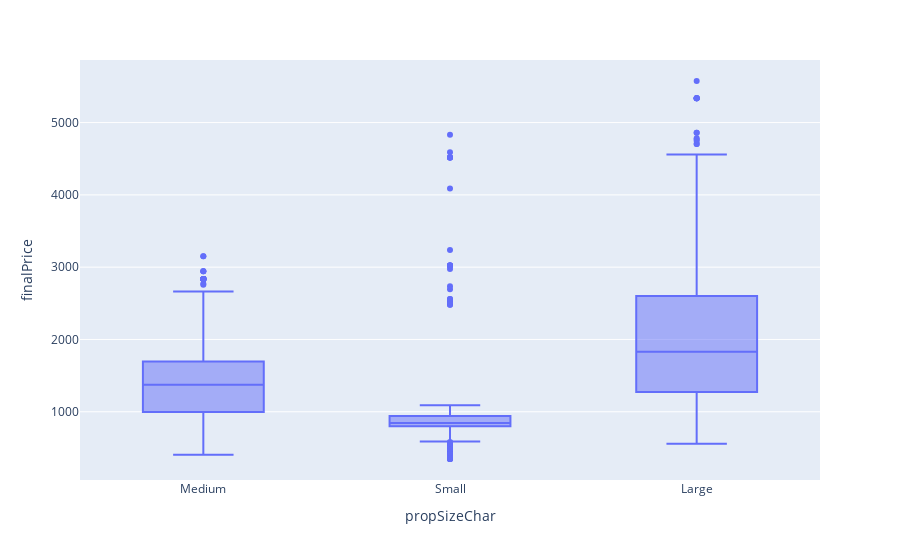
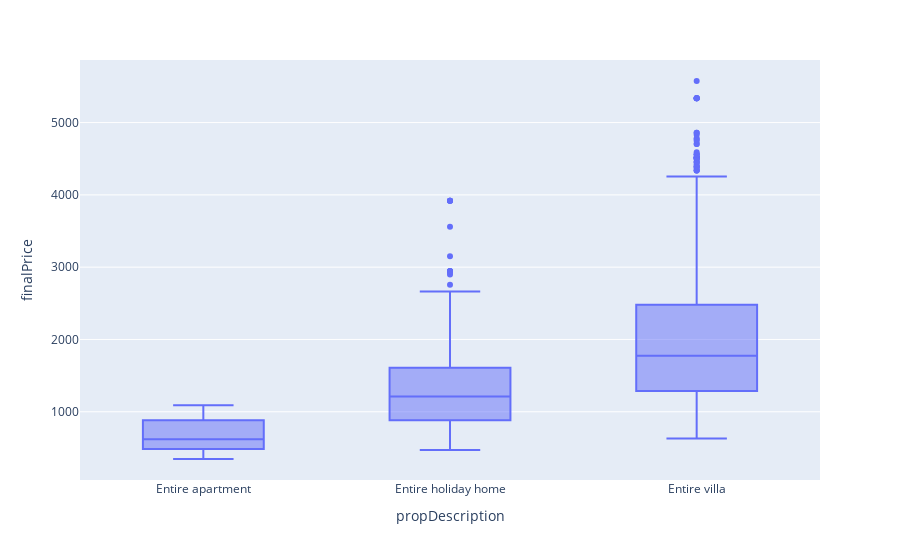
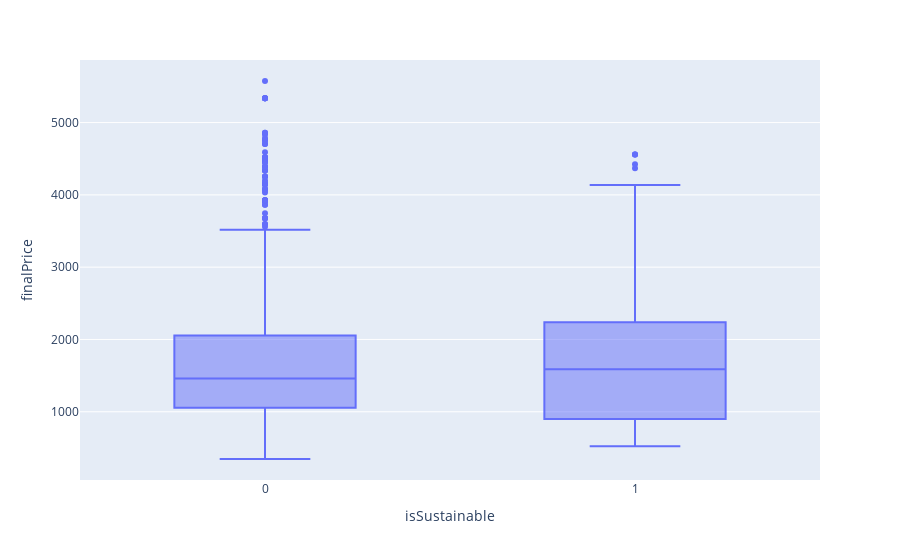
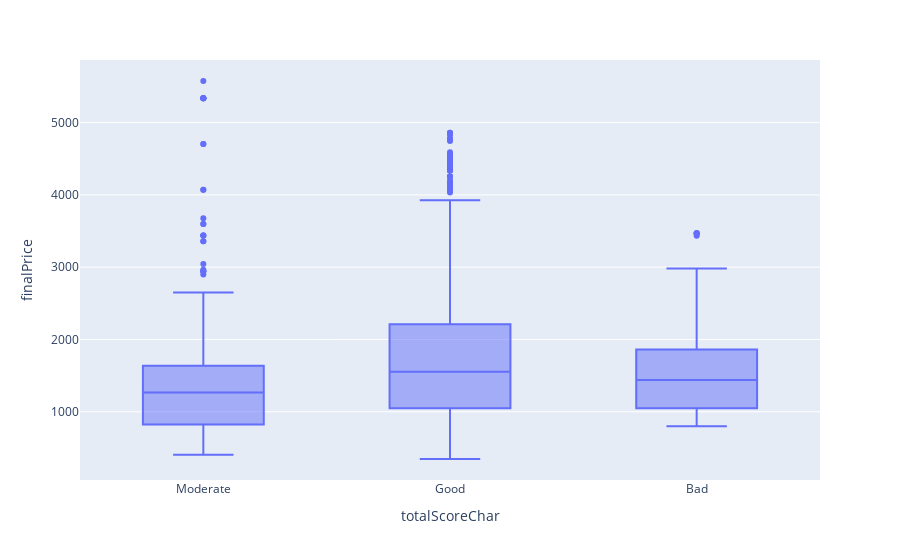

Notebook source saved alongside these figures, in order:
### Code cell
display(
px.box(df[df['season']!=1],x='propSizeChar',y='finalPrice'),
px.box(df[df['season']!=1],x='propDescription',y='finalPrice'),
px.box(df[df['season']!=1],x='isSustainable',y='finalPrice'),
px.box(df[df['season']!=1],x='totalScoreChar',y='finalPrice'),
)

### Figure 1 — Plotly figure (JSON) as saved in the notebook; plotly's stock layout.template omitted (floating-point values rounded to 4 significant figures; data arrays with more than 128 entries replaced by an {"elided": "..."} marker saying what was removed)
{"data": [{"alignmentgroup": "True", "hovertemplate": "propSizeChar=%{x}<br>finalPrice=%{y}<extra></extra>", "legendgroup": "", "marker": {"color": "#636efa"}, "name": "", "notched": false, "offsetgroup": "", "orientation": "v", "showlegend": false, "type": "box", "x": {"elided": "1922 str values"}, "x0": " ", "xaxis": "x", "y": {"elided": "1922 float values"}, "y0": " ", "yaxis": "y"}], "layout": {"boxmode": "group", "legend": {"tracegroupgap": 0}, "margin": {"t": 60}, "xaxis": {"anchor": "y", "domain": [0, 1], "title": {"text": "propSizeChar"}}, "yaxis": {"anchor": "x", "domain": [0, 1], "title": {"text": "finalPrice"}}}}

### Figure 2 — Plotly figure (JSON) as saved in the notebook; plotly's stock layout.template omitted (floating-point values rounded to 4 significant figures; data arrays with more than 128 entries replaced by an {"elided": "..."} marker saying what was removed)
{"data": [{"alignmentgroup": "True", "hovertemplate": "propDescription=%{x}<br>finalPrice=%{y}<extra></extra>", "legendgroup": "", "marker": {"color": "#636efa"}, "name": "", "notched": false, "offsetgroup": "", "orientation": "v", "showlegend": false, "type": "box", "x": {"elided": "1922 str values"}, "x0": " ", "xaxis": "x", "y": {"elided": "1922 float values"}, "y0": " ", "yaxis": "y"}], "layout": {"boxmode": "group", "legend": {"tracegroupgap": 0}, "margin": {"t": 60}, "xaxis": {"anchor": "y", "domain": [0, 1], "title": {"text": "propDescription"}}, "yaxis": {"anchor": "x", "domain": [0, 1], "title": {"text": "finalPrice"}}}}

### Figure 3 — Plotly figure (JSON) as saved in the notebook; plotly's stock layout.template omitted (floating-point values rounded to 4 significant figures; data arrays with more than 128 entries replaced by an {"elided": "..."} marker saying what was removed)
{"data": [{"alignmentgroup": "True", "hovertemplate": "isSustainable=%{x}<br>finalPrice=%{y}<extra></extra>", "legendgroup": "", "marker": {"color": "#636efa"}, "name": "", "notched": false, "offsetgroup": "", "orientation": "v", "showlegend": false, "type": "box", "x": {"elided": "1922 int values"}, "x0": " ", "xaxis": "x", "y": {"elided": "1922 float values"}, "y0": " ", "yaxis": "y"}], "layout": {"boxmode": "group", "legend": {"tracegroupgap": 0}, "margin": {"t": 60}, "xaxis": {"anchor": "y", "domain": [0, 1], "title": {"text": "isSustainable"}}, "yaxis": {"anchor": "x", "domain": [0, 1], "title": {"text": "finalPrice"}}}}

### Figure 4 — Plotly figure (JSON) as saved in the notebook; plotly's stock layout.template omitted (floating-point values rounded to 4 significant figures; data arrays with more than 128 entries replaced by an {"elided": "..."} marker saying what was removed)
{"data": [{"alignmentgroup": "True", "hovertemplate": "totalScoreChar=%{x}<br>finalPrice=%{y}<extra></extra>", "legendgroup": "", "marker": {"color": "#636efa"}, "name": "", "notched": false, "offsetgroup": "", "orientation": "v", "showlegend": false, "type": "box", "x": {"elided": "1922 str values"}, "x0": " ", "xaxis": "x", "y": {"elided": "1922 float values"}, "y0": " ", "yaxis": "y"}], "layout": {"boxmode": "group", "legend": {"tracegroupgap": 0}, "margin": {"t": 60}, "xaxis": {"anchor": "y", "domain": [0, 1], "title": {"text": "totalScoreChar"}}, "yaxis": {"anchor": "x", "domain": [0, 1], "title": {"text": "finalPrice"}}}}
